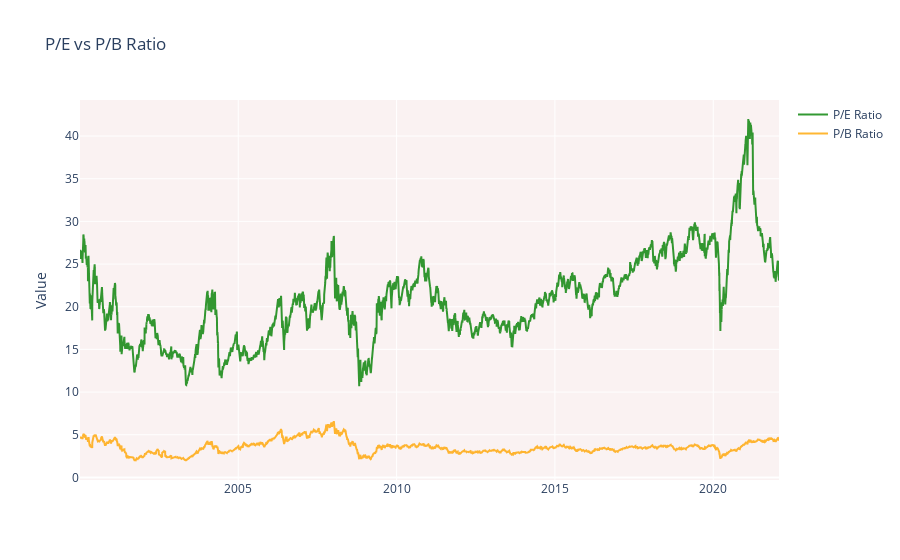

The code cell stored with this chart in its notebook:
### Code cell
fig = go.Figure()
fig.add_trace(go.Scatter(
         x=nifty_50['Date'],
         y=nifty_50['P/E'],
         name='P/E Ratio',
    line=dict(color='green'),
    opacity=0.8))

fig.add_trace(go.Scatter(
         x=nifty_50['Date'],
         y=nifty_50['P/B'],
         name='P/B Ratio',
    line=dict(color='orange'),
    opacity=0.8))
        
    
fig.update_layout(title_text='P/E vs P/B Ratio',plot_bgcolor='rgb(250, 242, 242)',yaxis_title='Value')

fig.show()

### Figure 1 — Plotly figure (JSON) as saved in the notebook; plotly's stock layout.template omitted (floating-point values rounded to 4 significant figures; data arrays with more than 128 entries replaced by an {"elided": "..."} marker saying what was removed)
{"data": [{"line": {"color": "green"}, "name": "P/E Ratio", "opacity": 0.8, "type": "scatter", "x": {"elided": "5493 str values"}, "y": {"elided": "5493 float values"}}, {"line": {"color": "orange"}, "name": "P/B Ratio", "opacity": 0.8, "type": "scatter", "x": {"elided": "5493 str values"}, "y": {"elided": "5493 float values"}}], "layout": {"plot_bgcolor": "rgb(250, 242, 242)", "title": {"text": "P/E vs P/B Ratio"}, "yaxis": {"title": {"text": "Value"}}}}
